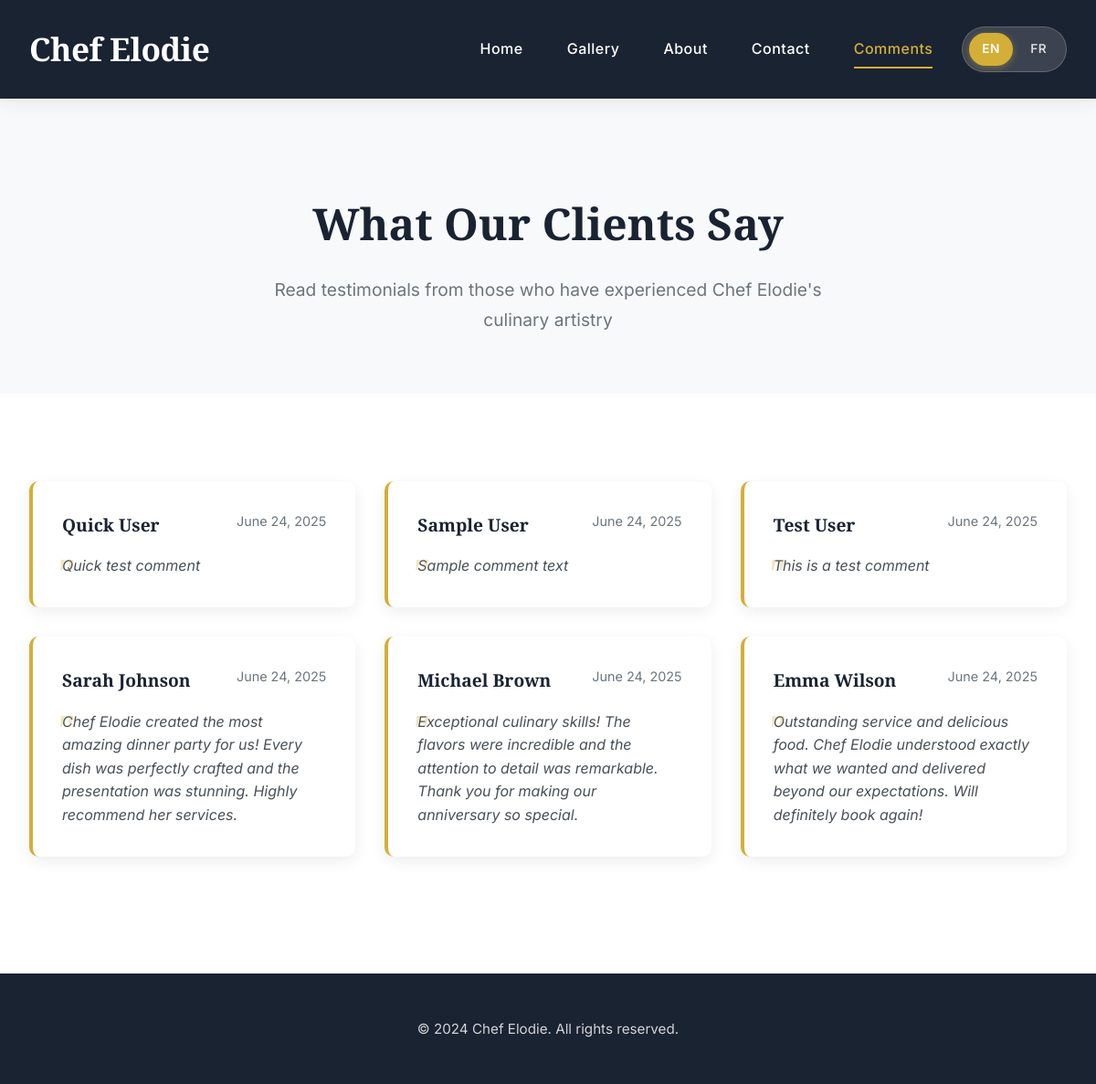
The page /comments.php on the database its author committed.
### tables this page shows
CREATE TABLE `comments` (
  `id` int(11) NOT NULL,
  `name_en` varchar(255) NOT NULL,
  `name_fr` varchar(255) NOT NULL,
  `comment_en` text NOT NULL,
  `comment_fr` text NOT NULL,
  `created_at` timestamp NOT NULL DEFAULT current_timestamp()
);

### comments.php (the view, shortened to what this page needs)
<?php
$servername = "localhost";
$username = "root";
$password = "";
$dbname = "chef_marie_db";
try {
    $pdo = new PDO("mysql:host=$servername;dbname=$dbname;charset=utf8", $username, $password);
    $pdo->setAttribute(PDO::ATTR_ERRMODE, PDO::ERRMODE_EXCEPTION);
    $stmt = $pdo->query("SELECT * FROM comments ORDER BY created_at DESC");
    $comments = $stmt->fetchAll(PDO::FETCH_ASSOC);
} catch(PDOException $e) {
    $comments = [];
}
?>
<!DOCTYPE html>
<html lang="en">
<head>
</head>
<body>
    <header>
        <nav class="container">
            <div class="logo" data-en="Chef Elodie" data-fr="Chef Élodie">Chef Elodie</div>
            <div class="nav-right">
                <ul class="nav-links">
                    <li><a href="index.php" data-en="Home" data-fr="Accueil">Home</a></li>
                    <li><a href="gallery.php" data-en="Gallery" data-fr="Galerie">Gallery</a></li>
                    <li><a href="about.php" data-en="About" data-fr="À Propos">About</a></li>
                    <li><a href="contact.php" data-en="Contact" data-fr="Contact">Contact</a></li>
                    <li><a href="comments.php" class="active" data-en="Comments" data-fr="Commentaires">Comments</a></li>
                </ul>
                <div class="language-toggle" onclick="toggleLanguage()">
                    <div class="language-option active" id="lang-en">EN</div>
                    <div class="language-option" id="lang-fr">FR</div>
                </div>
            </div>
        </nav>
    </header>
    <div class="page-header">
        <div class="container">
            <h1 data-en="What Our Clients Say" data-fr="Ce Que Disent Nos Clients">What Our Clients Say</h1>
            <p data-en="Read testimonials from those who have experienced Chef Elodie's culinary artistry" data-fr="Lisez les témoignages de ceux qui ont vécu l'art culinaire de Chef Élodie">Read testimonials from those who have experienced Chef Elodie's culinary artistry</p>
        </div>
    </div>
    <div class="container">
        <div class="comments-section">
            <?php if (empty($comments)): ?>
                <div class="no-comments">
                    <p data-en="No comments available at the moment. Be the first to share your experience!" data-fr="Aucun commentaire disponible pour le moment. Soyez le premier à partager votre expérience !">No comments available at the moment. Be the first to share your experience!</p>
                </div>
            <?php else: ?>
                <div class="comments-grid">
                    <?php foreach ($comments as $comment): ?>
                        <div class="comment-card">
                            <div class="comment-header">
                                <div class="comment-author"
                                     data-en="<?php echo htmlspecialchars($comment['name_en'] ?? $comment['name_fr'] ?? 'Anonymous'); ?>"
                                     data-fr="<?php echo htmlspecialchars($comment['name_fr'] ?? $comment['name_en'] ?? 'Anonyme'); ?>">
                                    <?php echo htmlspecialchars($comment['name_en'] ?? $comment['name_fr'] ?? 'Anonymous'); ?>
                                </div>
                                <div class="comment-date">
                                    <?php echo date('F j, Y', strtotime($comment['created_at'])); ?>
                                </div>
                            </div>
                            <div class="comment-text"
                                 data-en="<?php echo htmlspecialchars($comment['comment_en'] ?? $comment['comment_fr'] ?? 'No comment'); ?>"
                                 data-fr="<?php echo htmlspecialchars($comment['comment_fr'] ?? $comment['comment_en'] ?? 'Aucun commentaire'); ?>">
                                <?php echo htmlspecialchars($comment['comment_en'] ?? $comment['comment_fr'] ?? 'No comment'); ?>
                            </div>
                        </div>
                    <?php endforeach; ?>
                </div>
            <?php endif; ?>
        </div>
    </div>
    <footer>
        <div class="container">
            <p data-en="&copy; 2024 Chef Elodie. All rights reserved." data-fr="&copy; 2024 Chef Élodie. Tous droits réservés.">&copy; 2024 Chef Elodie. All rights reserved.</p>
        </div>
    </footer>
</body>
</html>

### comments.php (style rules this page uses)
:root { --navy-dark: #1a2332; --navy-primary: #2c3e50; --white: #ffffff; --black: #1c1c1c; --gray-light: #f8f9fa; --gray-medium: #6c757d; --gray-dark: #495057; --accent-gold: #d4af37; }
* { margin: 0; padding: 0; box-sizing: border-box; }
body { font-family: 'Inter', sans-serif; line-height: 1.7; color: var(--black); background: var(--white); overflow-x: hidden; }
.container { max-width: 1200px; margin: 0 auto; padding: 0 2rem; }
header { background: var(--navy-dark); color: var(--white); padding: 1.5rem 0; box-shadow: 0 2px 20px rgba(26, 35, 50, 0.1); position: sticky; top: 0; z-index: 1000; }
nav { display: flex; justify-content: space-between; align-items: center; gap: 2rem; }
.logo { font-family: 'Playfair Display', serif; font-size: 2.2rem; font-weight: 700; color: var(--white); letter-spacing: -0.5px; }
.nav-links { display: flex; list-style: none; gap: 3rem; }
.nav-links a { color: var(--white); text-decoration: none; font-weight: 500; padding: 0.75rem 0; position: relative; transition: all 0.3s ease; letter-spacing: 0.5px; }
.nav-links a::after { content: ''; position: absolute; bottom: 0; left: 0; width: 0; height: 2px; background: var(--accent-gold); transition: width 0.3s ease; }
.nav-links a:hover::after, .nav-links a.active::after { width: 100%; }
.nav-links a:hover, .nav-links a.active { color: var(--accent-gold); }
.nav-right { display: flex; align-items: center; gap: 2rem; }
.language-toggle { display: flex; align-items: center; gap: 0.3rem; background: rgba(255,255,255,0.15); border: 1px solid rgba(255,255,255,0.2); border-radius: 25px; padding: 0.4rem; cursor: pointer; transition: all 0.3s ease; backdrop-filter: blur(10px); }
.language-option { padding: 0.4rem 0.9rem; border-radius: 20px; font-size: 0.85rem; font-weight: 600; transition: all 0.3s ease; color: rgba(255,255,255,0.8); text-transform: uppercase; letter-spacing: 0.5px; min-width: 40px; text-align: center; }
.language-option.active { background: var(--accent-gold); color: var(--white); box-shadow: 0 2px 8px rgba(212, 175, 55, 0.4); }
.page-header { text-align: center; padding: 6rem 0 4rem; background: var(--gray-light); }
.page-header h1 { font-family: 'Playfair Display', serif; color: var(--navy-dark); font-size: 3rem; margin-bottom: 1rem; font-weight: 700; }
.page-header p { color: var(--gray-medium); font-size: 1.2rem; max-width: 600px; margin: 0 auto; }
.comments-section { padding: 4rem 0; }
.comments-grid { display: grid; grid-template-columns: repeat(auto-fit, minmax(350px, 1fr)); gap: 2rem; margin-top: 2rem; }
.comment-card { background: var(--white); padding: 2rem; border-radius: 10px; box-shadow: 0 5px 15px rgba(26, 35, 50, 0.08); transition: transform 0.3s ease, box-shadow 0.3s ease; border-left: 4px solid var(--accent-gold); }
.comment-header { display: flex; justify-content: space-between; align-items: flex-start; margin-bottom: 1rem; }
.comment-author { font-family: 'Playfair Display', serif; font-size: 1.2rem; color: var(--navy-dark); font-weight: 600; }
.comment-date { color: var(--gray-medium); font-size: 0.9rem; }
.comment-text { color: var(--gray-dark); line-height: 1.6; font-style: italic; position: relative; }
.comment-text::before { content: '"'; font-size: 3rem; color: var(--accent-gold); position: absolute; top: -1rem; left: -0.5rem; font-family: 'Playfair Display', serif; opacity: 0.3; }
footer { background: var(--navy-dark); color: var(--white); text-align: center; padding: 3rem 0; margin-top: 4rem; }
footer p { opacity: 0.8; font-size: 0.95rem; }

### rows shown on the page
comments: name_en "Quick User", created_at "June 24, 2025", comment_en "Quick test comment"
comments: name_en "Sample User", created_at "June 24, 2025", comment_en "Sample comment text"
comments: name_en "Test User", created_at "June 24, 2025", comment_en "This is a test comment"
comments: name_en "Sarah Johnson", created_at "June 24, 2025", comment_en "Chef Elodie created the most amazing dinner party for us! Every dish was perfectly crafted and the presentation was stunning. Highly recommend her services."
comments: name_en "Michael Brown", created_at "June 24, 2025", comment_en "Exceptional culinary skills! The flavors were incredible and the attention to detail was remarkable. Thank you for making our anniversary so special."
comments: name_en "Emma Wilson", created_at "June 24, 2025", comment_en "Outstanding service and delicious food. Chef Elodie understood exactly what we wanted and delivered beyond our expectations. Will definitely book again!"
